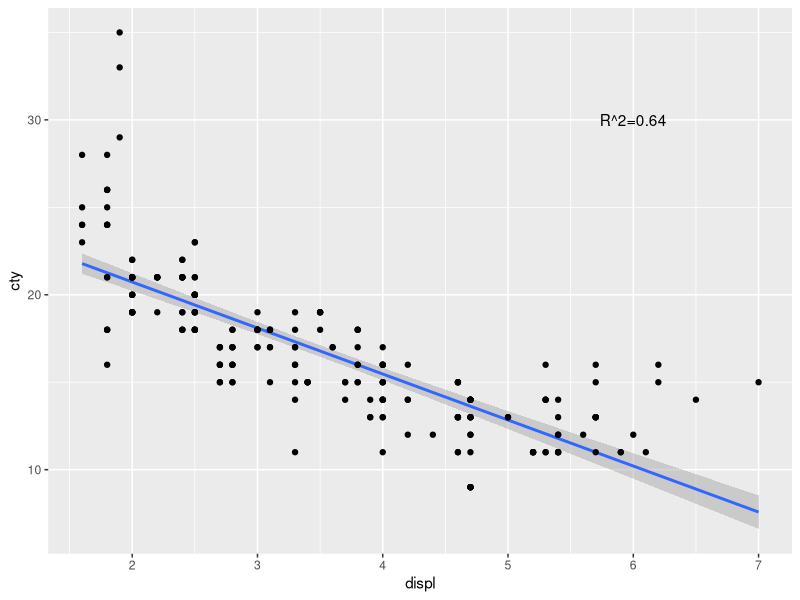
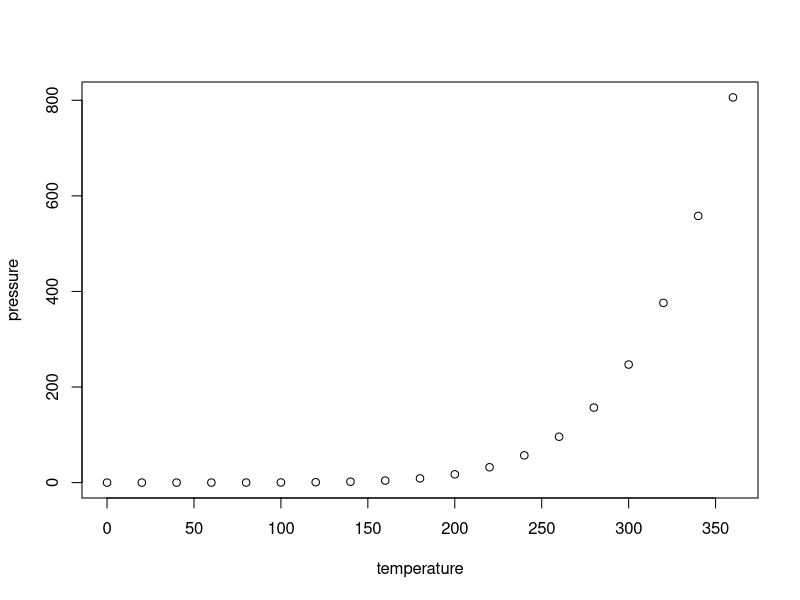

Generate these figures, in order, with R:
## ---- chunk 1
knitr::opts_chunk$set(echo = TRUE)
## ---- chunk 2
library(tidyverse)
car=mpg
car%>%
  ggplot(aes(x=displ,
             y=cty))+
  geom_smooth(method='lm')+
  geom_point()+
  annotate(geom='text',
           x=6,y=30, label='R^2=0.64')
## ---- chunk 3
plot(pressure)
